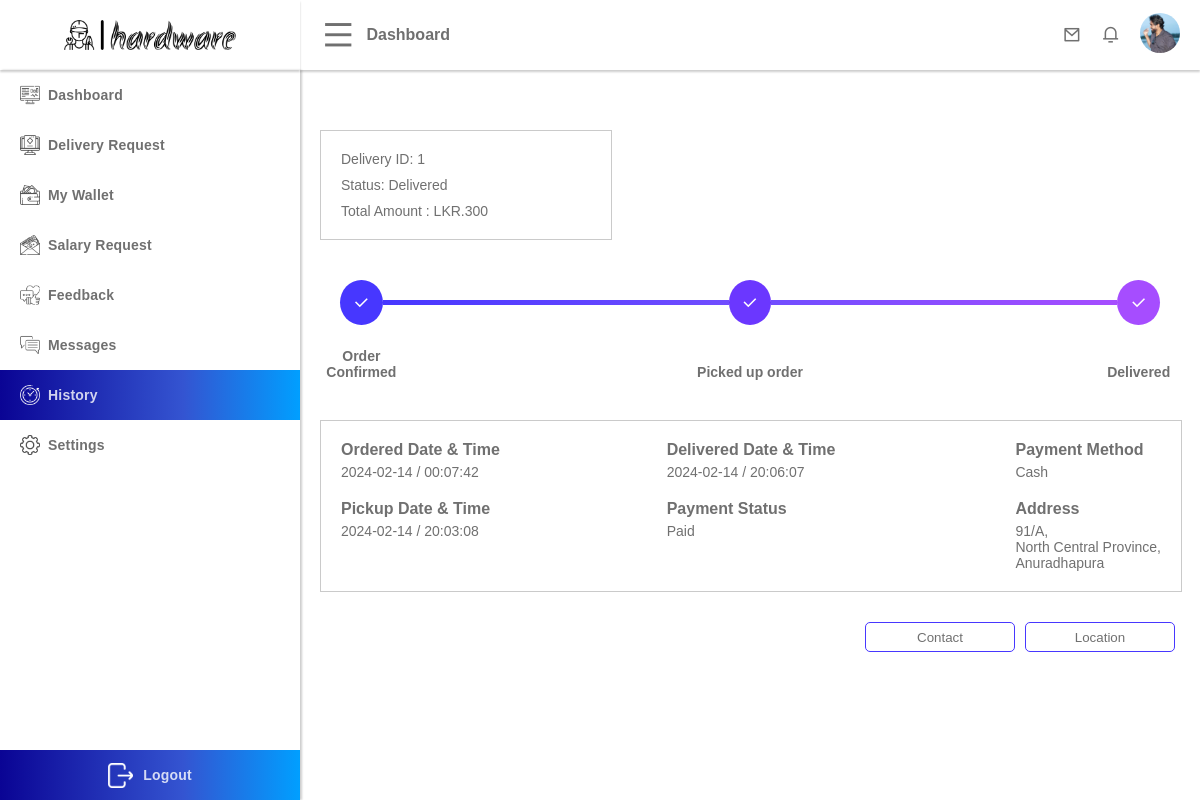
The app's page /public/delivery-boy/history-view.php?delivery_id=1 (signed in) with its own data.
### tables this page shows
CREATE TABLE `user` (
  `user_id` int(50) NOT NULL,
  `first_name` varchar(100) NOT NULL,
  `last_name` varchar(100) NOT NULL,
  `email` varchar(200) NOT NULL,
  `phone_number` varchar(50) NOT NULL,
  `dob` varchar(255) NOT NULL,
  `house_no` varchar(50) NOT NULL,
  `state` varchar(50) NOT NULL,
  `city` varchar(50) NOT NULL,
  `account_type` varchar(50) NOT NULL,
  `profile_url` varchar(255) DEFAULT NULL,
  `password` varchar(255) NOT NULL,
  `security_question` int(11) DEFAULT NULL,
  `question_answer` varchar(255) DEFAULT NULL,
  `status` varchar(50) DEFAULT NULL,
  `activation_code` varchar(100) DEFAULT NULL,
  `latitude` varchar(50) DEFAULT NULL,
  `longitude` varchar(50) DEFAULT NULL
);

CREATE TABLE `delivery` (
  `delivery_id` int(50) NOT NULL,
  `delivery_boy_id` int(50) NOT NULL,
  `order_id` int(50) NOT NULL,
  `date_of_pickup` date DEFAULT NULL,
  `time_of_pickup` time DEFAULT NULL,
  `date_of_delivered` date DEFAULT NULL,
  `time_of_delivered` time DEFAULT NULL,
  `first_name` varchar(255) NOT NULL,
  `last_name` varchar(255) NOT NULL,
  `phone_no` varchar(255) NOT NULL,
  `status` varchar(50) NOT NULL,
  `house_no` varchar(255) NOT NULL,
  `state` varchar(255) NOT NULL,
  `city` varchar(255) NOT NULL,
  `delivery_cost` double NOT NULL,
  `description` text DEFAULT NULL,
  `latitude` varchar(255) NOT NULL,
  `longitude` varchar(255) NOT NULL
);

CREATE TABLE `orders` (
  `order_id` int(50) NOT NULL,
  `customer_id` int(11) NOT NULL,
  `date` date NOT NULL,
  `time` time NOT NULL,
  `payment_method` varchar(50) NOT NULL,
  `payment_status` varchar(50) NOT NULL,
  `order_status` varchar(50) NOT NULL
);

### template/user-data.php (called while the page is built, shortened)
<?php
if (isset($_SESSION['id'])) {
    if (!empty($_SESSION['id'])) {
        $user_user_id = $_SESSION['id'];
        $selectUserEmailQuery = "SELECT * FROM `user` WHERE `user_id`= '$user_user_id'";
        $resultUserEmail = $conn->query($selectUserEmailQuery);
        if ($resultUserEmail->num_rows > 0) {
            $userData = $resultUserEmail->fetch_assoc();
            $user_profile_url = $userData['profile_url'];
        }
    }
}

### public/delivery-boy/history-view.php (the view, shortened to what this page needs)
<?php
include "../../config/database.php";
include "../../template/user-data.php";
$user_id = 2;
if (isset($_SESSION['id'])) {
    $user_id = $_SESSION['id'];
}
$delivery_id = "";
if (isset($_GET['delivery_id'])) {
    if (!empty($_GET['delivery_id'])) {
        $delivery_id = $_GET['delivery_id'];
    } else {
        header('location: history.php');
    }
} else {
    header('location: history.php');
}
$date_of_pickup = "";
$time_of_pickup = "";
$date_of_delivered = "";
$time_of_delivered = "";
$status = "";
$house_no = "";
$state = "";
$city = "";
$time = "";
$date = "";
$total_amount = 0;
$payment_method = "";
$payment_status = "";
$customer_user_id = "";
$selectUserQuery = "SELECT * FROM `delivery_boy` WHERE `user_id` = $user_id";
$result = $conn->query($selectUserQuery);
if ($result->num_rows > 0) {
    $row = $result->fetch_assoc();
    $delivery_boy_id = $row['delivery_boy_id'];
    $selectDeliveryQuery = "SELECT * FROM `delivery` WHERE `delivery_id` = '$delivery_id'";
    $resultDelivery = $conn->query($selectDeliveryQuery);
    if ($resultDelivery->num_rows > 0) {
        $row = $resultDelivery->fetch_assoc();
        $delivery_boy_idDB = $row['delivery_boy_id'];
        $order_id = $row['order_id'];
        $date_of_pickup = $row['date_of_pickup'];
        $time_of_pickup = $row['time_of_pickup'];
        $date_of_delivered = $row['date_of_delivered'];
        $time_of_delivered = $row['time_of_delivered'];
        $status = $row['status'];
        $house_no = $row['house_no'];
        $state = $row['state'];
        $city = $row['city'];
        $delivery_cost = $row['delivery_cost'];
        $latitude = $row['latitude'];
        $longitude = $row['longitude'];
        if ($delivery_boy_idDB == $delivery_boy_id) {
            $selectUserQuery = "SELECT * FROM `orders` WHERE `order_id` = $order_id";
            $result = $conn->query($selectUserQuery);
            if ($result->num_rows > 0) {
                $row = $result->fetch_assoc();
                $time = $row['time'];
                $date = $row['date'];
                $payment_method = $row['payment_method'];
                $payment_status = $row['payment_status'];
                $customer_user_id = $row['customer_id'];
                $selectOrderDetailsQuery = "SELECT * FROM `order_details` WHERE `order_id` = $order_id";
                $resultOrderDetails = $conn->query($selectOrderDetailsQuery);
                if ($resultOrderDetails->num_rows > 0) {
                    while ($rowOrderDetails = $resultOrderDetails->fetch_assoc()) {
                        $item_id = $rowOrderDetails['item_id'];
                        $quantity = $rowOrderDetails['quantity'];
                        $selectUserQuery = "SELECT * FROM `item` WHERE `item_id` = $item_id";
                        $result = $conn->query($selectUserQuery);
                        if ($result->num_rows > 0) {
                            $row = $result->fetch_assoc();
                            $price = $row['price'];
                            $total_amount += $quantity * $price;
                        }
                    }
                }
                $total_amount += $delivery_cost;
            } else {
                header('location: history.php');
            }
        } else {
            header('location: history.php');
        }
    } else {
        header('location: history.php');
    }
} else {
    header('location: history.php');
}
?>
<!DOCTYPE html>
<html lang="en">
<head>
    <link rel="stylesheet" href="../assets/css/style.css">
    <link rel="stylesheet" href="../assets/css/dashboard-menu.css">
    <link rel="stylesheet" href="../assets/css/dashboard-nav.css">
    <link rel="stylesheet" href="../assets/css/dashboard-history-view.css">
    <link rel="stylesheet" href="../assets/css/button.css">
    <link rel="stylesheet" href="../assets/css/line-1.css">
    <link href="https://cdn.jsdelivr.net/npm/remixicon@4.0.0/fonts/remixicon.css" rel="stylesheet" />
</head>
<body>
    <div class="container">
        <?php
        include "../../template/dashboard-nav.php";
        ?>
        <aside class="active aside">
            <div class="menu">
            <?php
                include "../../template/dashboard-menu.php";
                ?>
                <div class="menu-content">
                    <div class="menu-links">
                        <div class="menu-link-button ">
                            <a href="./index.php">
                                <p><img src="../assets/images/ui/dashboard.png" alt="">Dashboard</p>
                            </a>
                        </div>
                        <div class="menu-link-button ">
                            <a href="./delivery-request.php">
                                <p><img src="../assets/images/ui/Product.png" alt="">Delivery Request</p>
                            </a>
                        </div>
                        <div class="menu-link-button">
                            <a href="./wallet.php">
                                <p><img src="../assets/images/ui/Wallet.png" alt="">My Wallet</p>
                            </a>
                        </div>
                        <div class="menu-link-button ">
                            <a href="./salary-request.php">
                                <p><img src="../assets/images/ui/salary-request.png" alt="">Salary Request</p>
                            </a>
                        </div>
                        <div class="menu-link-button">
                            <a href="./feedback.php">
                                <p><img src="../assets/images/ui/Feedback.png" alt="">Feedback</p>
                            </a>
                        </div>
                        <div class="menu-link-button">
                            <a href="./message.php">
                                <p><img src="../assets/images/ui/messages.png" alt="">Messages</p>
                            </a>
                        </div>
                        <div class="menu-link-button active">
                            <a href="./history.php">
                                <p><img src="../assets/images/ui/history.png" alt="">History</p>
                            </a>
                        </div>
                        <div class="menu-link-button">
                            <a href="./settings.php">
                                <p><img src="../assets/images/ui/Settings.png" alt="">Settings</p>
                            </a>
                        </div>
                    </div>
                    <div class="menu-logout">
                        <a href="../logout.php">
                            <p><img src="../assets/images/ui/Exit.png" alt="">Logout</p>
                        </a>
                    </div>
                </div>
            </div>
        </aside>
        <section class="active section">
            <div class="content">
                <div class="history">
                    <div class="history-details-1">
                        <p>Delivery ID: <?php echo $delivery_id ?></p>
                        <p>Status: <?php echo ucfirst($status) ?></p>
                        <p>Total Amount : LKR.<?php echo $total_amount ?></p>
                    </div>
                    <div class="history-details-2">
                        <div class="line-content">
                            <div class="line-all-content">
                                <div class="line-circle line-circle-1 <?php if ($status == "accept" || $status == "pickedup" || $status == "delivered") {
                                                                            echo "active";
                                                                        } ?>">
                                    <i class="ri-check-line"></i>
                                    <h4>Order Confirmed</h4>
                                </div>
                                <div class="line line-1 <?php if ($status == "pickedup" || $status == "delivered") {
                                                            echo "active";
                                                        } ?>"></div>
                                <div class="line-circle line-circle-2 <?php if ($status == "pickedup" || $status == "delivered") {
                                                                            echo "active";
                                                                        } ?>">
                                    <i class="ri-check-line"></i>
                                    <h4>Picked up order</h4>
                                </div>
                                <div class="line  line-2 <?php if ($status == "delivered") {
                                                                echo "active";
                                                            } ?>"></div>
                                <div class="line-circle line-circle-3 <?php if ($status == "delivered") {
                                                                            echo "active";
                                                                        } ?>">
                                    <i class="ri-check-line"></i>
                                    <h4>Delivered</h4>
                                </div>
                            </div>
                        </div>
                    </div>
                    <div class="history-details-3">
                        <div class="history-details-3-content-1">
                            <h4>Ordered Date & Time</h4>
                            <p><?php echo $date . ' / ' . $time ?></p>
                            <h4>Pickup Date & Time</h4>
                            <p><?php if (!empty($date_of_pickup)) {
                                    echo $date_of_pickup . ' / ' . $time_of_pickup;
                                } else {
                                    echo "-";
                                } ?></p>
                        </div>
                        <div class="history-details-3-content-2">
                            <div>
                                <h4>Delivered Date & Time</h4>
                                <p><?php if (!empty($date_of_delivered)) {
                                        echo $date_of_delivered . ' / ' . $time_of_delivered;
                                    } else {
                                        echo "-";
                                    } ?></p>
                                <h4>Payment Status</h4>
                                <p><?php echo ucfirst($payment_status) ?></p>
                            </div>
                        </div>
                        <div class="history-details-3-content-3">
                            <div>
                                <h4>Payment Method</h4>
                                <p><?php echo ucfirst($payment_method) ?></p>
                                <h4>Address</h4>
                                <p><?php echo ucfirst($house_no) . ',<br>' . ucfirst($state) . ',<br>' . ucfirst($city) ?></p>
                            </div>
                        </div>
                    </div>
                    <div class="input-content">
                        <form class="right-button margin-top-30" method="POST">
                            <input type="button" class="btn" value="Contact" onclick="window.location.href='message.php?receiver_id=<?php echo $customer_user_id ?>delivery_id=<?php echo $delivery_id ?>'">
                            <input type="button" class="btn" value="Location" onclick="redirectToMap(<?php echo $latitude; ?>, <?php echo $longitude; ?>)">
                        </form>
                    </div>
                </div>
            </div>
        </section>
    </div>
</body>
</html>

### template/dashboard-nav.php (shortened to what this page needs)
<?php
$this_profile_url = "";
if(isset($_SESSION['id']) && isset($_SESSION['account_type'])){
    if ($_SESSION['account_type'] == "customer") {
        $this_profile_url = "../assets/images/customer/".$user_profile_url;
    } else if ($_SESSION['account_type'] == "cashier") {
        $this_profile_url = "../assets/images/cashier/".$user_profile_url;
    } else if ($_SESSION['account_type'] == "technician") {
        $this_profile_url = "../assets/images/technician/".$user_profile_url;
    } else if ($_SESSION['account_type'] == "delivery_boy") {
        $this_profile_url = "../assets/images/delivery-boy/".$user_profile_url;
    } else if ($_SESSION['account_type'] == "admin") {
        $this_profile_url = "../assets/images/admin/".$user_profile_url;
    } else if ($_SESSION['account_type'] == "technical_team") {
        $this_profile_url = "../assets/images/technical_team/".$user_profile_url;
    }
}
?>
<!DOCTYPE html>
<html lang="en">
<head>
</head>
<body>
    <nav class="active nav">
        <div class="nav-content">
            <div class="nav-content-1">
                <i class="ri-menu-line " id="dashboard-menu-icon"></i>
                <p>Dashboard</p>
            </div>
            <div class="nav-content-2">
                <a href="./message.php">
                    <i class="ri-mail-line"></i>
                </a>
                <a href="">
                    <i class="ri-notification-3-line"></i>
                </a>
                <a href="./settings.php">
                    <img src="<?php echo $this_profile_url?>" alt="">
                </a>
            </div>
        </div>
    </nav>
</body>
</html>

### records on screen
user: profile_url (picture)
delivery: status "Delivered", date_of_pickup "2024-02-14", time_of_pickup "20:03:08", date_of_delivered "2024-02-14", time_of_delivered "20:06:07", house_no "91/A", state "North Central Province", city "Anuradhapura"
orders: date "2024-02-14", time "00:07:42", payment_status "Paid", payment_method "Cash"

### other values on screen
$delivery_id "1"
$total_amount "300"
